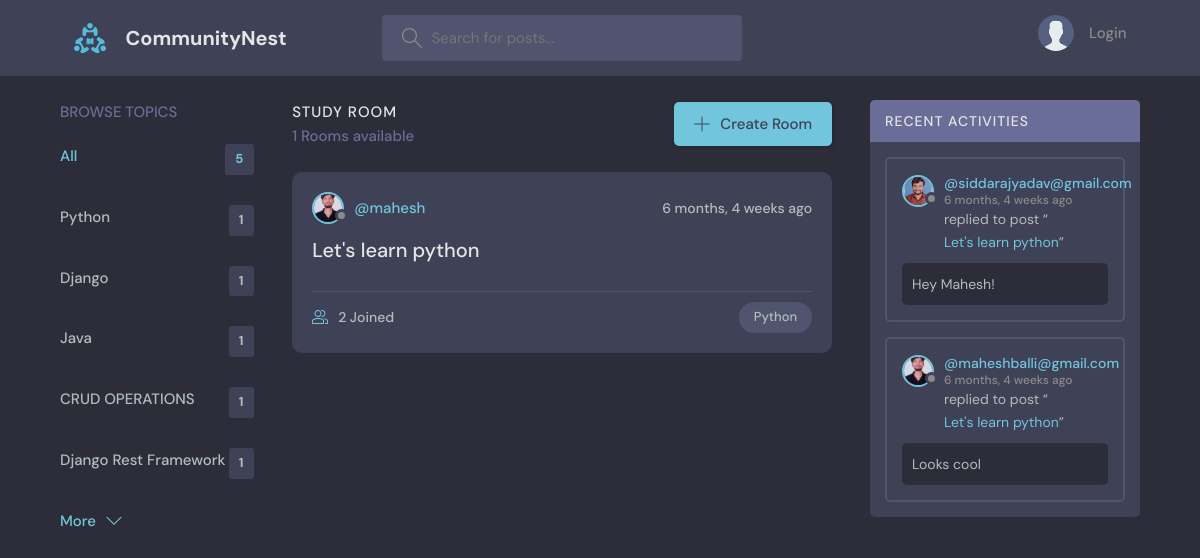
Page /?q=Python on the committed database.
### base/models.py (models this page shows, shortened)
class Topic(models.Model):
    name = models.CharField(max_length=200)

class Room(models.Model):
    host = models.ForeignKey(User, on_delete=models.SET_NULL, null=True)
    topic = models.ForeignKey(Topic, on_delete=models.SET_NULL, null=True)
    name = models.CharField(max_length=200)
    description = models.TextField(null=True, blank=True)
    participants = models.ManyToManyField(User, related_name = 'participants', blank=True)
    updated = models.DateTimeField(auto_now=True)
    created = models.DateTimeField(auto_now_add=True)
    class Meta:
        ordering = ['-updated', '-created']
    def __str__(self):
        return self.name

class User(AbstractUser):
    name = models.CharField(max_length=200, null=True)
    email = models.EmailField(unique=True, null=True)
    bio = models.TextField(null=True)
    avatar = models.ImageField(null=True, default="avatar.svg")
    USERNAME_FIELD = 'email'
    REQUIRED_FIELDS = []

class Message(models.Model):
    user = models.ForeignKey(User, on_delete=models.CASCADE)
    room = models.ForeignKey(Room, on_delete=models.CASCADE)
    body = models.TextField()
    updated = models.DateTimeField(auto_now=True)
    created = models.DateTimeField(auto_now_add=True)
    class Meta:
        ordering = ['-updated', '-created']

### base/views.py (the view)
# urls.py: path('', views.home, name="home"),
def home(request):
    q = request.GET.get('q') if request.GET.get('q') != None else ''
    rooms = Room.objects.filter(
        Q(topic__name__icontains=q) |
        Q(name__icontains=q) |
        Q(description__icontains=q)
        )
    topics = Topic.objects.all()[0:5]
    room_count = rooms.count()
    room_messages = Message.objects.filter(Q(room__topic__name__icontains=q))
    context = {'rooms': rooms, 'topics': topics,
                'room_count': room_count, 'room_messages': room_messages}
    return render(request, 'base/home.html', context)

### base/templates/base/home.html (shortened to what this page needs)
{% extends 'main.html' %}
  {% block content %}
    <main class="layout layout--3">
      <div class="container">
        {% include 'base/topics_components.html' %}
        <div class="roomList">
          <div class="roomList__header">
            <div>
              <h2>Study Room</h2>
              <p>{{room_count}} Rooms available</p>
            </div>
            <a class="btn btn--main" href="{% url 'create-room' %}">
              <svg version="1.1" xmlns="http://www.w3.org/2000/svg" width="32" height="32" viewBox="0 0 32 32">
                <title>add</title>
                <path
                  d="M16.943 0.943h-1.885v14.115h-14.115v1.885h14.115v14.115h1.885v-14.115h14.115v-1.885h-14.115v-14.115z"
                ></path>
              </svg>
              Create Room
            </a>
          </div>
         {% include 'base/feed_components.html' %}
        </div>
        {% include 'base/activity_components.html' %}
      </div>
    </main>
{% endblock content %}

### base/templates/base/topics_components.html
<div class="topics">
  <div class="topics__header">
    <h2>Browse Topics</h2>
  </div>
  <ul class="topics__list">
  <li>
    <a href="{% url 'home' %}" class="active">All <span>{{topics.count}}</span></a>
  </li>
  {% for topic in topics %}
  <li>
    <a href="{% url 'home' %}?q={{topic.name}}">{{topic.name}}<span>{{topic.room_set.all.count}}</span></a>
  </li>
  {% endfor %}
  </ul>
  <a class="btn btn--link" href="{% url 'topics' %}">
  More
  <svg version="1.1" xmlns="http://www.w3.org/2000/svg" width="32" height="32" viewBox="0 0 32 32">
    <title>chevron-down</title>
    <path d="M16 21l-13-13h-3l16 16 16-16h-3l-13 13z"></path>
  </svg>
</a>
</div>

### base/templates/base/feed_components.html (shortened to what this page needs)
{% for room in rooms %}
<div class="roomListRoom">
    <div class="roomListRoom__header">
      <a href="{% url 'user-profile' room.host.id %}" class="roomListRoom__author">
        <div class="avatar avatar--small">
          <img src="{{room.host.avatar.url}}" />
        </div>
        <span>@{{room.host.username}}</span>
      </a>
      <div class="roomListRoom__actions">
        <span>{{room.created|timesince}} ago</span>
      </div>
    </div>
    <div class="roomListRoom__content">
      <a href="{% url 'room' room.id %}">{{room.name}}</a>
    </div>
    <div class="roomListRoom__meta">
      <a href="{% url 'room' room.id %}" class="roomListRoom__joined">
       {{room.participants.all.count}} Joined
      </a>
      <p class="roomListRoom__topic">{{room.topic.name}}</p>
    </div>
  </div>
  {% endfor %}

### base/templates/base/activity_components.html (shortened to what this page needs)
<div class="activities">
  <div class="activities__header">
      <h2>Recent Activities</h2>
  </div>
  {% for message in room_messages %}
  <div class="activities__box">
      <div class="activities__boxHeader roomListRoom__header">
          <a href="{% url 'user-profile' message.user.id %}" class="roomListRoom__author">
              <div class="avatar avatar--small">
                  <img src="{{message.user.avatar.url}}" />
              </div>
              <p>
                  @{{message.user}}
                  <span>{{message.created|timesince}} ago</span>
              </p>
          </a>
      </div>
      <div class="activities__boxContent">
          <p>replied to post “<a href="{% url 'room' message.room.id %}">{{message.room}}</a>”</p>
          <div class="activities__boxRoomContent">
              {{message.body}}
          </div>
      </div>
  </div>
  {% endfor %}
</div>

### rows in the picture
Topic: name "Python", room_set.all.count "1"
Topic: name "Django", room_set.all.count "1"
Topic: name "Java", room_set.all.count "1"
Topic: name "CRUD OPERATIONS", room_set.all.count "1"
Topic: name "Django Rest Framework", room_set.all.count "1"
Room: host.avatar (picture), host.username "mahesh", created "6 months, 4 weeks", name "Let's learn python", participants.all.count "2", topic.name "Python"
Message: user.avatar (picture), user "siddarajyadav@gmail.com", created "6 months, 4 weeks", room "Let's learn python", body "Hey Mahesh!"
Message: user.avatar (picture), user "maheshballi@gmail.com", created "6 months, 4 weeks", room "Let's learn python", body "Looks cool"

### other values in the picture
{{ topics.count }} "5"
{{ room_count }} "1"
